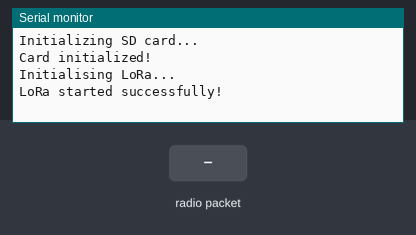
The sketch below on a simulated Arduino Uno, built with avr-gcc and run on an emulated ATmega328P. On the bench: the last lines printed to the serial monitor. The inputs (shaded band) are chosen by the test bench. Storage starts empty; no radio packets arrive unless stated.

Above: at 1.2 s.
1.3 s: radio packet "." arrives
At 2.4 s:
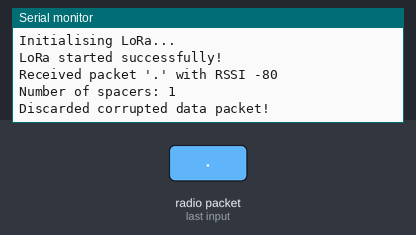
2.8 s: radio packet "-" arrives
At 3.5 s:
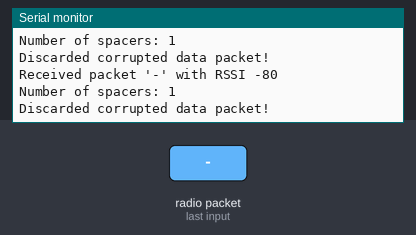

Measured:
- after the input at 1.3 s, the serial monitor: prints a new line at once (image 1)
- after the input at 2.8 s, the serial monitor: prints a new line at once (image 2)

The sketch:

lora_receiver.ino
```cpp
#include <SPI.h>
#include <LoRa.h>
#include <SD.h>
#include <ctype.h>

const int NUM_DATA = 8; // 8 pieces of data
String old_packet = "";

void setup() {
  Serial.begin(9600);
  while (!Serial);

  Serial.println("Initializing SD card...");
  // checks if the card is present and can be initialized:
  if (!SD.begin(4)) {
    Serial.println("Card failed, or not present!");
    while (1); // halts the program
  }
  Serial.println("Card initialized!");

  Serial.println("Initialising LoRa...");
  // checks if LoRa starts successfully
  if (!LoRa.begin(868E6)) {
    Serial.println("Starting LoRa failed!");
    while (1); // halts the program
  }
  // LoRa.setSpreadingFactor(9);
  LoRa.setSignalBandwidth(250E3);
  Serial.println("LoRa started successfully!");
}

bool verify_data(String data) {
  /* Verifies whether or not the data is a valid double */

  bool point_found = false;
  bool sign_found = false;

  for (auto c : data) {
    // ensures that a maximum of 1 decimal point is found per data (multiple points is invalid)
    if (c == '.') {
      if (point_found == false) { point_found = true; }
      else { return false; }
    }
    // ensures that a maximum of 1 '-' sign is found per data (multiple negative signs is invalid)
    else if (c == '-') {
      if (sign_found == false) { sign_found = true; }
      else {
        return false;
      }
    }
    // returns false if the data contained any character that isn't a digit (except '.' and '-')
    else if (!isDigit(c)) {
      return false;
    }
  }
  // if none of the criteria above are triggered, then the data is a valid double
  return true;
}

bool verify_packet(String packet_content, char delimiter) {
  /* Verifies the integrity of the packet (checks for missing data or corruption) */
  int num_spacers = 0;
  int index = 0;

  // adds an extra delimiter to the end (so it can read final value)
  String packet_copy = packet_content + delimiter;

  while (packet_copy.length() > 0) {
    // checks if a data spacer is found
    index = packet_copy.indexOf(delimiter);
    // stops the search if no delimiter characters were found
    if (index == -1) {
      break;
    }
    ++num_spacers;

    // if the data is not a valid double, then the packet is corrupted (invalid)
    if (!verify_data(packet_copy.substring(0, index))) { return false; }
    // cuts the string so it can be iterated through indexOf
    packet_copy = packet_copy.substring(index + 1);
  }
  Serial.print("Number of spacers: ");
  Serial.println(num_spacers);

  // packet is considered valid if there are the correct amount of spacers (delimiter)
  if (num_spacers == NUM_DATA) { return true; } // extra spacer added in the beginning (line 65)
  // if incorrect number of spacers found, then some data is missing
  return false;
}

void log_data(String packet_content) {
  /* Writes received data to a CSV file in the SD card */

  File csv_file = SD.open("data.csv", FILE_WRITE);

  if (csv_file) {
    // appends the data to the file
    csv_file.println(packet_content);
    csv_file.close();
    Serial.println("Data written to file!");
  }
  else {
    Serial.println("Failed to open data.csv!");
  }
}

void convert_to_array(double * data_array, String packet_content, char delimiter) {
  /* Converts a data packet string into an array of data */

  // adds an extra delimiter to the end (so it can read final value)
  String packet_copy = packet_content + delimiter;

  for (int i = 0; i < NUM_DATA; ++i) {
    // separates data in packet using the delimiter.
    int index = packet_copy.indexOf(delimiter);
    // fills array with data
    data_array[i] = packet_copy.substring(0, index).toDouble(); // converts string to double

    // read data is removed from string
    packet_copy = packet_copy.substring(index + 1);
  }
}

void loop() {
  // try to parse packet
  int packet_size = LoRa.parsePacket();
  String data_row = ""; // initialises the data row to be empty

  if (packet_size) {
    // received a packet
    Serial.print("Received packet '");

    // read packet
    while (LoRa.available()) {
      // combines all characters in packet to a string
      data_row = data_row + ((char) LoRa.read());
    }
    Serial.print(data_row);

    // print RSSI of packet
    Serial.print("' with RSSI ");
    Serial.println(LoRa.packetRssi());

    if (!verify_packet(data_row, ' ')) {
      Serial.println("Discarded corrupted data packet!");
    }
    else {
      // checks if the data is a duplicate
      if (data_row == old_packet) {
        // does nothing
        Serial.println("Discarded duplicate packet!");
      }
      else {
        Serial.println("Data read successfully!");
        // double data_array[NUM_DATA];
        // convert_to_array(data_array, data_row, ' ');

        // updates old_packet with new values
        old_packet = data_row;
        // converts the spaces to commas (for csv file)
        data_row.replace(" ", ",");

        // saves data to a CSV file
        log_data(data_row);
      }
    }
  }
}
```
